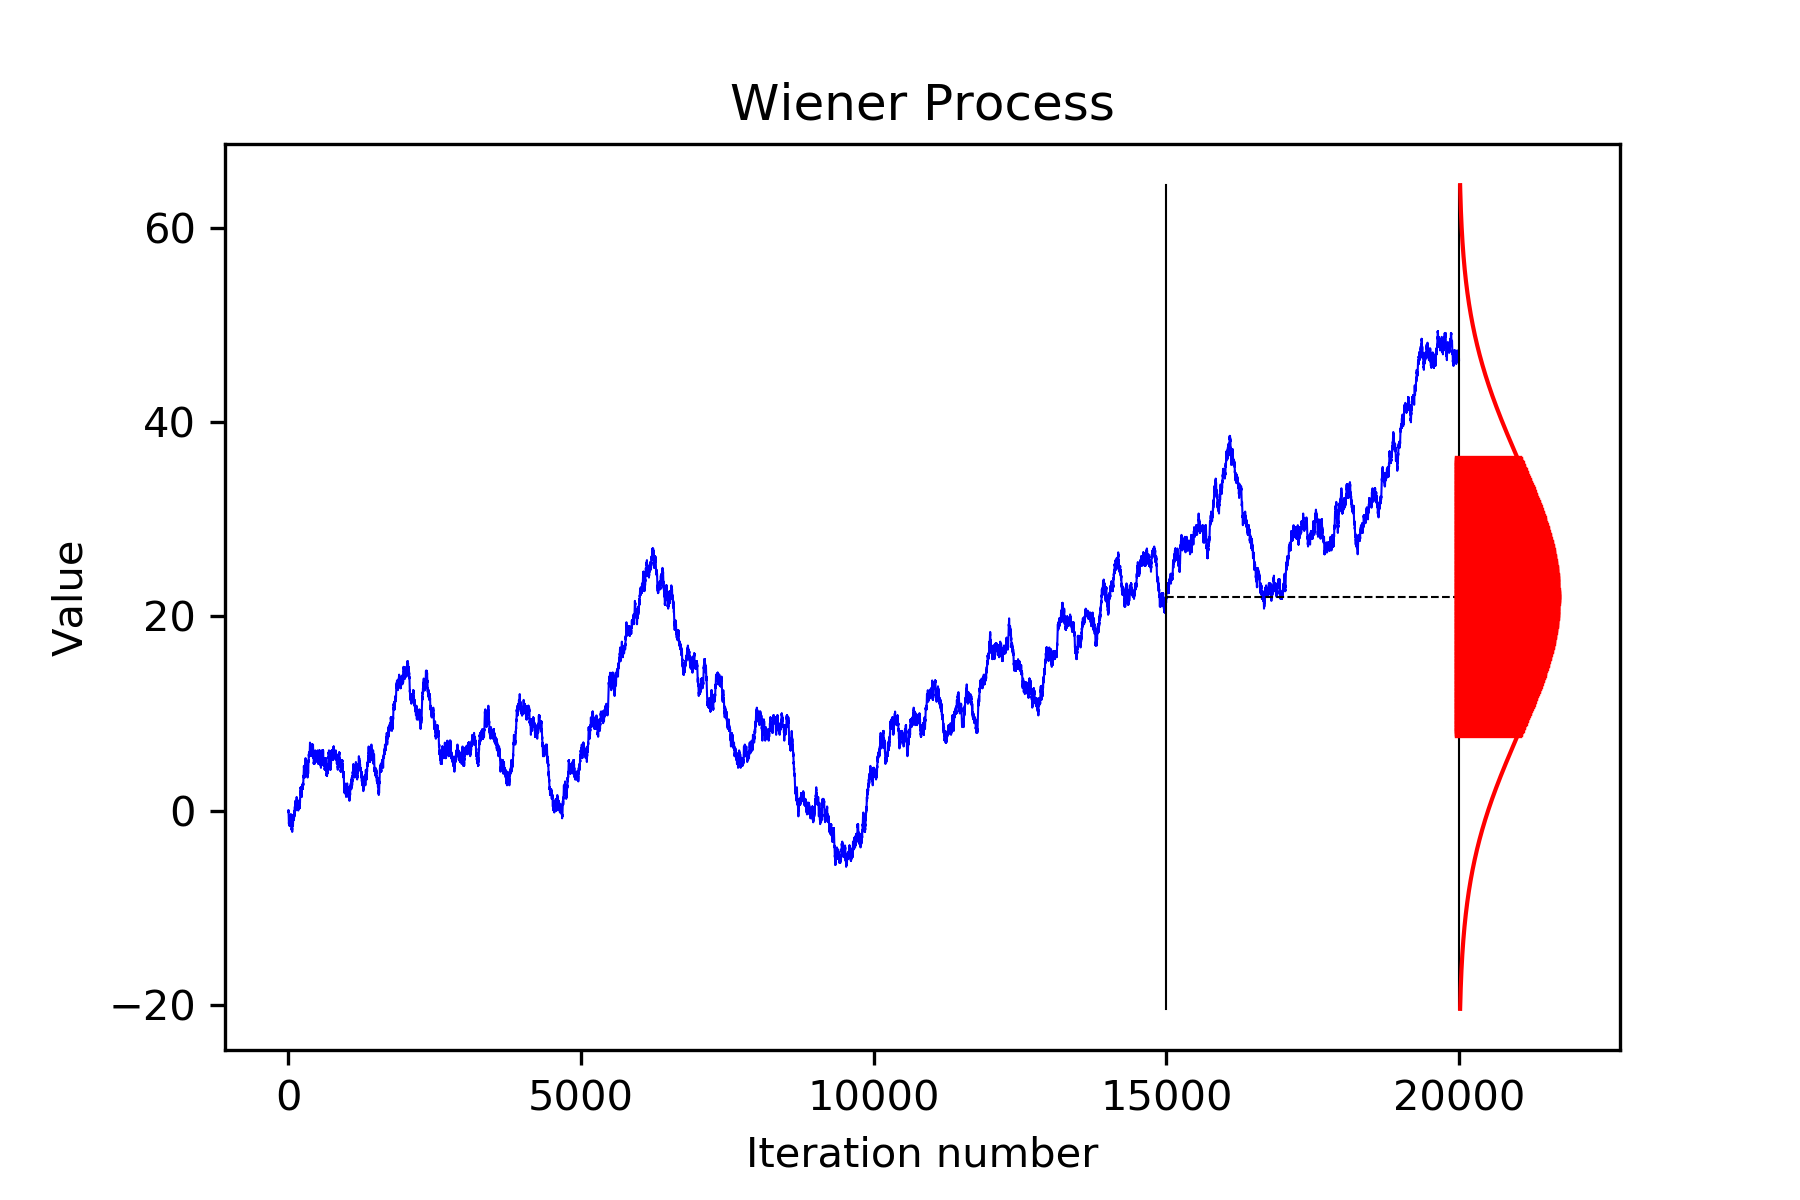

Python code for this plot:
import math
import numpy as np
from scipy.stats import uniform, norm
import matplotlib.pyplot as pl

print("Please input Number of time steps n, Time step dt, Constant c and Time moment s. Numbers should be separated with spaces. Default is 20000, 0.01, 2 and 150")
para = [float(x) for x in input().split()]    
#para = [20000, 0.01, 2, 150]

while len(para) != 4:
    if len(para) == 0:
        para = [20000, 0.01, 2, 150]
        break
    print("Not enough or too many input arguments. Please input 4 values")
    para = [float(x) for x in input().split()]

n  = round(para[0])
dt = abs(para[1])
if dt == 0:
    raise ValueError("dt cannot be zero!")
c  = para[2]
s  = abs(para[3])

# Main calculation
t  = np.linspace(0, n * dt, n+1)
z 	= uniform.rvs(size = n, random_state = 1)
z 	= 2 * (z > 0.5) - 1           # scale to -1 or 1
z 	= z * c * math.sqrt(dt)       # to get finite and non-zero variance
x 	= np.append([0], np.cumsum(z))

# Computing the normal distribution
max1   = max(x)
min1   = min(x)
sigma  = math.sqrt(max(t) - s) * c
s1     = round(s / dt)
mu     = x[s1]
ndata  = np.linspace(x[s1] - 3 * sigma, x[s1] + 3 * sigma, 10000)
f      = 1 / np.sqrt(2 * math.pi * sigma**2) * np.exp(-(ndata - mu)**2 / (2 * sigma**2))
mul    = n * dt / 12 / max(f)
f      = f * mul + n * dt
y      = norm.pdf(x, mu, sigma)

# Plot
pl.plot(x, color="blue", linewidth=0.5)
pl.plot([s1, s1],[x[s1] - 3 * sigma, x[s1] + 3 * sigma], color = "black", linewidth = 0.5)
pl.plot([n, n],[x[s1] - 3 * sigma, x[s1] + 3 * sigma], color = "black", linewidth = 0.5)
pl.plot(f / dt, ndata, color="red", linewidth=1)
pl.plot([s1, n],[x[s1], x[s1]], color = "black", linewidth = 0.5, linestyle = "--")
pl.xlabel("Iteration number") 
pl.ylabel("Value")
pl.title("Wiener Process")
# Drawing the red area
a   = mu - sigma
b   = mu + sigma
ran = np.linspace(a, b, 200)
for i in ran:
    pl.plot([n, ((1 / np.sqrt(2 * math.pi * sigma**2) * np.exp(-(i - mu)**2 / (2 * sigma**2)) * mul) + n * dt) / dt], [i, i], color="red", linewidth = 2)
